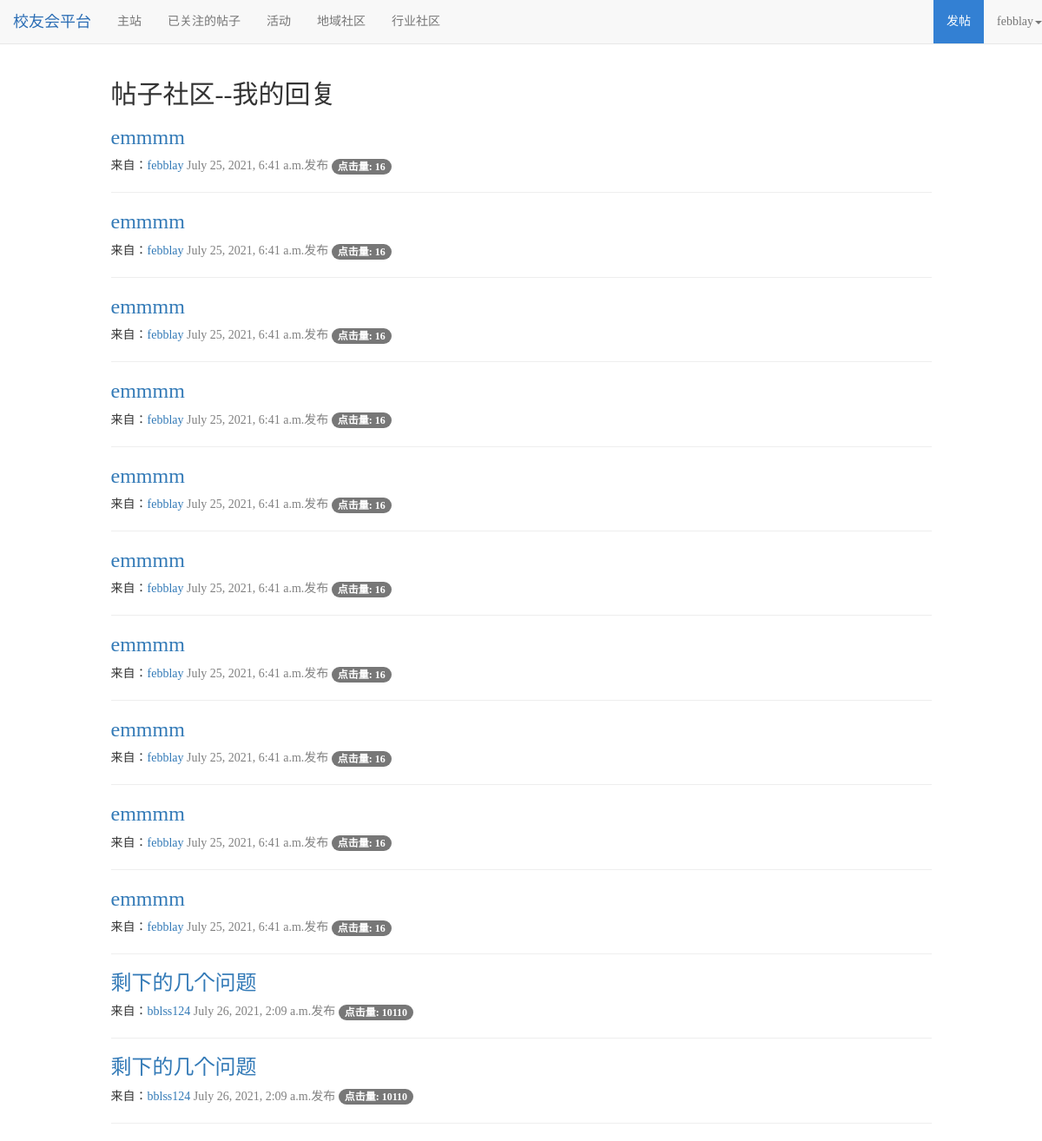
Page /myreply/ (signed in) on the committed database.
### alumni/models.py (models this page shows, shortened)
class Tie(models.Model):  # means 帖子
    author = models.ForeignKey(User, on_delete=models.CASCADE, verbose_name='作者')
    title = models.CharField('标题',max_length=30)
    content = RichTextField()
    createdTime = models.DateTimeField(verbose_name='发布时间', auto_now_add=True)
    replyTime = models.DateTimeField(verbose_name='最新回复时间', auto_now=True)
    access = models.IntegerField(default=0, verbose_name='浏览量')
    relatedActivity = models.ForeignKey(Activity, on_delete=models.CASCADE, verbose_name='相关活动')
    provID = models.IntegerField('地域', default = 0)
    indusID = models.IntegerField('行业', default = 0)
    class Meta:
        verbose_name = '帖子'
        verbose_name_plural = '帖子'

class User(models.Model):
    username = models.CharField('用户名',max_length=30, primary_key = True)
    gender = models.CharField('性别', default='hidden', max_length=20)
    mail = models.EmailField('邮箱',max_length=200)
    phone = models.CharField('电话',max_length=20)
    industry = models.ForeignKey(Industry, on_delete=models.CASCADE, verbose_name='行业')
    prov_id = models.IntegerField('地域')
    referrer = models.CharField('推荐人',max_length=30,null=True)
    password = models.CharField('密码',max_length=20)
    photo = models.ImageField(upload_to='user_photo/%Y/%m/%d',verbose_name='头像',blank=True, null=True, default='static/img/default.jpg')
    essay = models.TextField('个性签名', max_length=30, default='')
    stu = models.ForeignKey(Student, on_delete=models.CASCADE, verbose_name='关联学生')
    class Meta:
        verbose_name = '用户'
        verbose_name_plural = '用户'
    def __str__(self):
        return self.username

### alumni/views.py (the view)
# urls.py: path('myreply/', views.myreply)
def myreply(request):
    username = request.session.get('username')
    user = User.objects.get(username=username)
    province = ProvinceID.objects.all()
    industry = Industry.objects.all().order_by('-id')
    name = '我的回复'
    ReplyList = Reply.objects.filter(user_id = username)
    HotList = []
    for item in ReplyList:
        HotList.append(item.relatedTie)
    return render(request, 'TieLists.html', locals())

### templates/TieLists.html (shortened to what this page needs)
<!DOCTYPE html>
<html lang="en">
<head>
  <link href="https://maxcdn.bootstrapcdn.com/bootstrap/3.3.7/css/bootstrap.min.css" rel="stylesheet">
</head>
<body>
  <div class="container">
    <div class="row">
      <nav class="navbar navbar-default navbar-fixed-top" role="navigation">
        <div class="navbar-header">
          <a class="navbar-brand" style="color: #2c6eb5;">校友会平台</a>
        </div>
        <div class="collapse navbar-collapse" id="bs-example-navbar-collapse-1">
          <ul class="nav navbar-nav active">
            <li class="nav-link">
              <a href="/index/">主站</a>
            </li>
            <li class="nav-link">
              <a href="/tieLists/stars/">已关注的帖子</a>
            </li>
            <li class="nav-link">
              <a href="/activities/">活动</a>
            </li>
            <li class="dropdown">
              <a href="#" class="dropdown-toggle" data-toggle="dropdown">地域社区</a>
            </li>
            <li class="dropdown">
              <a href="#" class="dropdown-toggle" data-toggle="dropdown">行业社区</a>
            </li>
          </ul>
          <ul class="nav navbar-nav navbar-right">
            <li class="nav-link">
              <a href="/postTie/" style="background: #3380d3; color: white">发帖</a>
            </li>
            <li class="dropdown">
              <a href="#" class="dropdown-toggle" data-toggle="dropdown">{{username}}<strong class="caret"></strong></a>
            </li>
          </ul>
        </div>
      </nav>
    </div>
    <div class="row" style="padding-top: 4rem;">
      <div class="col-md-10 col-md-offset-1">
        <div class="card-group">
          <div class="card">
            <div class="card-header">
              <h2>帖子社区--{{name}}</h2>
            </div>
            {% for hot in HotList %}
            <div class="card-body">
              <a href="/tie/{{hot.id}}" class="card-link">
                <h3>{{hot.title}}</h3>
              </a>
              <span>来自：<a href="#">{{hot.author}}</a></span>
              <span style="color:gray">{{ hot.createdTime }}发布</span>
              <span class="badge badge-primary">点击量: {{ hot.access }}</span>
              <hr>
            </div>
            {% endfor %}
          </div>
        </div>
      </div>
    </div>
  </div>
</body>
</html>

### templates/TieLists.html (style rules this page uses)
@media (min-width: 48em) { html { font-size: 18px; } }
body { font-family: Georgia, '微软雅黑', Times, serif; }

### rows in the picture
Tie: title "emmmm", author "febblay", createdTime "July 25, 2021, 6:41 a.m.", access "16"
Tie: title "剩下的几个问题", author "bblss124", createdTime "July 26, 2021, 2:09 a.m.", access "10110"

### other values in the picture
{{ username }} "febblay"
{{ name }} "我的回复"
